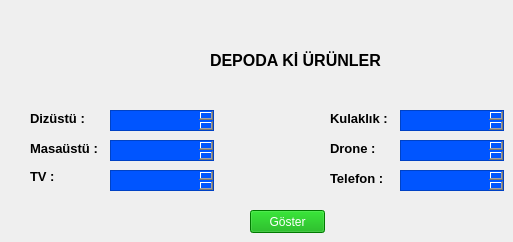
   <widget class="QWidget" name="Depo_urunler_Tab">
    <attribute name="title">
     <string>Depo Ürünler</string>
    </attribute>
    <widget class="QLabel" name="Depoda_ki_urunler_baslik">
     <property name="geometry">
      <rect>
       <x>210</x>
       <y>40</y>
       <width>181</width>
       <height>41</height>
      </rect>
     </property>
     <property name="font">
      <font>
       <pointsize>12</pointsize>
       <weight>75</weight>
       <bold>true</bold>
      </font>
     </property>
     <property name="text">
      <string>DEPODA Kİ ÜRÜNLER</string>
     </property>
    </widget>
    <widget class="QLabel" name="dizustu_label">
     <property name="geometry">
      <rect>
       <x>30</x>
       <y>110</y>
       <width>61</width>
       <height>16</height>
      </rect>
     </property>
     <property name="font">
      <font>
       <pointsize>10</pointsize>
       <weight>75</weight>
       <bold>true</bold>
      </font>
     </property>
     <property name="text">
      <string>Dizüstü :</string>
     </property>
    </widget>
    <widget class="QLabel" name="masaustu_label">
     <property name="geometry">
      <rect>
       <x>30</x>
       <y>140</y>
       <width>101</width>
       <height>16</height>
      </rect>
     </property>
     <property name="font">
      <font>
       <pointsize>10</pointsize>
       <weight>75</weight>
       <bold>true</bold>
      </font>
     </property>
     <property name="text">
      <string>Masaüstü : </string>
     </property>
    </widget>
    <widget class="QLabel" name="TV_label">
     <property name="geometry">
      <rect>
       <x>30</x>
       <y>170</y>
       <width>47</width>
       <height>13</height>
      </rect>
     </property>
     <property name="font">
      <font>
       <pointsize>10</pointsize>
       <weight>75</weight>
       <bold>true</bold>
      </font>
     </property>
     <property name="text">
      <string>TV : </string>
     </property>
    </widget>
    <widget class="QLabel" name="kulaklik_label">
     <property name="geometry">
      <rect>
       <x>330</x>
       <y>110</y>
       <width>61</width>
       <height>16</height>
      </rect>
     </property>
     <property name="font">
      <font>
       <pointsize>10</pointsize>
       <weight>75</weight>
       <bold>true</bold>
      </font>
     </property>
     <property name="text">
      <string>Kulaklık : </string>
     </property>
    </widget>
    <widget class="QLabel" name="drone_label">
     <property name="geometry">
      <rect>
       <x>330</x>
       <y>140</y>
       <width>61</width>
       <height>16</height>
      </rect>
     </property>
     <property name="font">
      <font>
       <pointsize>10</pointsize>
       <weight>75</weight>
       <bold>true</bold>
      </font>
     </property>
     <property name="text">
      <string>Drone : </string>
     </property>
    </widget>
    <widget class="QLabel" name="telefon_label">
     <property name="geometry">
      <rect>
       <x>330</x>
       <y>170</y>
       <width>61</width>
       <height>16</height>
      </rect>
     </property>
     <property name="font">
      <font>
       <pointsize>10</pointsize>
       <weight>75</weight>
       <bold>true</bold>
      </font>
     </property>
     <property name="text">
      <string>Telefon : </string>
     </property>
    </widget>
    <widget class="QPushButton" name="depodaki_urunler_goster_buton">
     <property name="geometry">
      <rect>
       <x>250</x>
       <y>210</y>
       <width>75</width>
       <height>23</height>
      </rect>
     </property>
     <property name="styleSheet">
      <string notr="true">background-color: rgb(0, 170, 0);
font: 87 8pt &quot;Arial Black&quot;;
color: rgb(255, 255, 255);</string>
     </property>
     <property name="text">
      <string>Göster</string>
     </property>
    </widget>
    <widget class="QTextEdit" name="depo_dizustu_text_edit">
     <property name="geometry">
      <rect>
       <x>110</x>
       <y>110</y>
       <width>104</width>
       <height>21</height>
      </rect>
     </property>
     <property name="font">
      <font>
       <family>MS Shell Dlg 2</family>
       <pointsize>8</pointsize>
       <weight>9</weight>
       <italic>false</italic>
       <bold>false</bold>
      </font>
     </property>
     <property name="styleSheet">
      <string notr="true">background-color: rgb(0, 85, 255);
font: 75 8pt &quot;MS Shell Dlg 2&quot;;
color: rgb(255, 255, 255);</string>
     </property>
     <property name="html">
      <string>&lt;!DOCTYPE HTML PUBLIC &quot;-//W3C//DTD HTML 4.0//EN&quot; &quot;http://www.w3.org/TR/REC-html40/strict.dtd&quot;&gt;
&lt;html&gt;&lt;head&gt;&lt;meta name=&quot;qrichtext&quot; content=&quot;1&quot; /&gt;&lt;style type=&quot;text/css&quot;&gt;
p, li { white-space: pre-wrap; }
&lt;/style&gt;&lt;/head&gt;&lt;body style=&quot; font-family:'MS Shell Dlg 2'; font-size:8pt; font-weight:72; font-style:normal;&quot;&gt;
&lt;p style=&quot;-qt-paragraph-type:empty; margin-top:0px; margin-bottom:0px; margin-left:0px; margin-right:0px; -qt-block-indent:0; text-indent:0px; font-size:8.25pt; font-weight:600;&quot;&gt;&lt;br /&gt;&lt;/p&gt;&lt;/body&gt;&lt;/html&gt;</string>
     </property>
    </widget>
    <widget class="QTextEdit" name="depo_masaustu_text_edit">
     <property name="geometry">
      <rect>
       <x>110</x>
       <y>140</y>
       <width>104</width>
       <height>21</height>
      </rect>
     </property>
     <property name="font">
      <font>
       <family>MS Shell Dlg 2</family>
       <pointsize>8</pointsize>
       <weight>9</weight>
       <italic>false</italic>
       <bold>false</bold>
      </font>
     </property>
     <property name="styleSheet">
      <string notr="true">background-color: rgb(0, 85, 255);
font: 75 8pt &quot;MS Shell Dlg 2&quot;;
color: rgb(255, 255, 255);</string>
     </property>
     <property name="html">
      <string>&lt;!DOCTYPE HTML PUBLIC &quot;-//W3C//DTD HTML 4.0//EN&quot; &quot;http://www.w3.org/TR/REC-html40/strict.dtd&quot;&gt;
&lt;html&gt;&lt;head&gt;&lt;meta name=&quot;qrichtext&quot; content=&quot;1&quot; /&gt;&lt;style type=&quot;text/css&quot;&gt;
p, li { white-space: pre-wrap; }
&lt;/style&gt;&lt;/head&gt;&lt;body style=&quot; font-family:'MS Shell Dlg 2'; font-size:8pt; font-weight:72; font-style:normal;&quot;&gt;
&lt;p style=&quot;-qt-paragraph-type:empty; margin-top:0px; margin-bottom:0px; margin-left:0px; margin-right:0px; -qt-block-indent:0; text-indent:0px; font-size:8.25pt; font-weight:600;&quot;&gt;&lt;br /&gt;&lt;/p&gt;&lt;/body&gt;&lt;/html&gt;</string>
     </property>
    </widget>
    <widget class="QTextEdit" name="depo_tv_text_edit">
     <property name="geometry">
      <rect>
       <x>110</x>
       <y>170</y>
       <width>104</width>
       <height>21</height>
      </rect>
     </property>
     <property name="font">
      <font>
       <family>MS Shell Dlg 2</family>
       <pointsize>8</pointsize>
       <weight>9</weight>
       <italic>false</italic>
       <bold>false</bold>
      </font>
     </property>
     <property name="styleSheet">
      <string notr="true">background-color: rgb(0, 85, 255);
font: 75 8pt &quot;MS Shell Dlg 2&quot;;
color: rgb(255, 255, 255);</string>
     </property>
     <property name="inputMethodHints">
      <set>Qt::ImhDate|Qt::ImhDialableCharactersOnly|Qt::ImhDigitsOnly|Qt::ImhEmailCharactersOnly|Qt::ImhExclusiveInputMask|Qt::ImhFormattedNumbersOnly|Qt::ImhHiddenText|Qt::ImhLatinOnly|Qt::ImhLowercaseOnly|Qt::ImhMultiLine|Qt::ImhNoAutoUppercase|Qt::ImhNoEditMenu|Qt::ImhNoPredictiveText|Qt::ImhNoTextHandles|Qt::ImhPreferLatin|Qt::ImhPreferLowercase|Qt::ImhPreferNumbers|Qt::ImhPreferUppercase|Qt::ImhSensitiveData|Qt::ImhTime|Qt::ImhUppercaseOnly|Qt::ImhUrlCharactersOnly</set>
     </property>
     <property name="html">
      <string>&lt;!DOCTYPE HTML PUBLIC &quot;-//W3C//DTD HTML 4.0//EN&quot; &quot;http://www.w3.org/TR/REC-html40/strict.dtd&quot;&gt;
&lt;html&gt;&lt;head&gt;&lt;meta name=&quot;qrichtext&quot; content=&quot;1&quot; /&gt;&lt;style type=&quot;text/css&quot;&gt;
p, li { white-space: pre-wrap; }
&lt;/style&gt;&lt;/head&gt;&lt;body style=&quot; font-family:'MS Shell Dlg 2'; font-size:8pt; font-weight:72; font-style:normal;&quot;&gt;
&lt;p style=&quot;-qt-paragraph-type:empty; margin-top:0px; margin-bottom:0px; margin-left:0px; margin-right:0px; -qt-block-indent:0; text-indent:0px; font-size:8.25pt; font-weight:600;&quot;&gt;&lt;br /&gt;&lt;/p&gt;&lt;/body&gt;&lt;/html&gt;</string>
     </property>
    </widget>
    <widget class="QTextEdit" name="depo_kulaklik_text_edit">
     <property name="geometry">
      <rect>
       <x>400</x>
       <y>110</y>
       <width>104</width>
       <height>21</height>
      </rect>
     </property>
     <property name="font">
      <font>
       <family>MS Shell Dlg 2</family>
       <pointsize>8</pointsize>
       <weight>9</weight>
       <italic>false</italic>
       <bold>false</bold>
      </font>
     </property>
     <property name="styleSheet">
      <string notr="true">background-color: rgb(0, 85, 255);
font: 75 8pt &quot;MS Shell Dlg 2&quot;;
color: rgb(255, 255, 255);</string>
     </property>
     <property name="html">
      <string>&lt;!DOCTYPE HTML PUBLIC &quot;-//W3C//DTD HTML 4.0//EN&quot; &quot;http://www.w3.org/TR/REC-html40/strict.dtd&quot;&gt;
&lt;html&gt;&lt;head&gt;&lt;meta name=&quot;qrichtext&quot; content=&quot;1&quot; /&gt;&lt;style type=&quot;text/css&quot;&gt;
p, li { white-space: pre-wrap; }
&lt;/style&gt;&lt;/head&gt;&lt;body style=&quot; font-family:'MS Shell Dlg 2'; font-size:8pt; font-weight:72; font-style:normal;&quot;&gt;
&lt;p style=&quot;-qt-paragraph-type:empty; margin-top:0px; margin-bottom:0px; margin-left:0px; margin-right:0px; -qt-block-indent:0; text-indent:0px; font-size:8.25pt; font-weight:600;&quot;&gt;&lt;br /&gt;&lt;/p&gt;&lt;/body&gt;&lt;/html&gt;</string>
     </property>
    </widget>
    <widget class="QTextEdit" name="depo_drone_text_edit">
     <property name="geometry">
      <rect>
       <x>400</x>
       <y>140</y>
       <width>104</width>
       <height>21</height>
      </rect>
     </property>
     <property name="font">
      <font>
       <family>MS Shell Dlg 2</family>
       <pointsize>8</pointsize>
       <weight>9</weight>
       <italic>false</italic>
       <bold>false</bold>
      </font>
     </property>
     <property name="styleSheet">
      <string notr="true">background-color: rgb(0, 85, 255);
font: 75 8pt &quot;MS Shell Dlg 2&quot;;
color: rgb(255, 255, 255);</string>
     </property>
     <property name="html">
      <string>&lt;!DOCTYPE HTML PUBLIC &quot;-//W3C//DTD HTML 4.0//EN&quot; &quot;http://www.w3.org/TR/REC-html40/strict.dtd&quot;&gt;
&lt;html&gt;&lt;head&gt;&lt;meta name=&quot;qrichtext&quot; content=&quot;1&quot; /&gt;&lt;style type=&quot;text/css&quot;&gt;
p, li { white-space: pre-wrap; }
&lt;/style&gt;&lt;/head&gt;&lt;body style=&quot; font-family:'MS Shell Dlg 2'; font-size:8pt; font-weight:72; font-style:normal;&quot;&gt;
&lt;p style=&quot;-qt-paragraph-type:empty; margin-top:0px; margin-bottom:0px; margin-left:0px; margin-right:0px; -qt-block-indent:0; text-indent:0px; font-size:8.25pt; font-weight:600;&quot;&gt;&lt;br /&gt;&lt;/p&gt;&lt;/body&gt;&lt;/html&gt;</string>
     </property>
    </widget>
    <widget class="QTextEdit" name="depo_telefon_text_edit">
     <property name="geometry">
      <rect>
       <x>400</x>
       <y>170</y>
       <width>104</width>
       <height>21</height>
      </rect>
     </property>
     <property name="font">
      <font>
       <family>MS Shell Dlg 2</family>
       <pointsize>8</pointsize>
       <weight>9</weight>
       <italic>false</italic>
       <bold>false</bold>
      </font>
     </property>
     <property name="styleSheet">
      <string notr="true">background-color: rgb(0, 85, 255);
font: 75 8pt &quot;MS Shell Dlg 2&quot;;
color: rgb(255, 255, 255);</string>
     </property>
     <property name="html">
      <string>&lt;!DOCTYPE HTML PUBLIC &quot;-//W3C//DTD HTML 4.0//EN&quot; &quot;http://www.w3.org/TR/REC-html40/strict.dtd&quot;&gt;
&lt;html&gt;&lt;head&gt;&lt;meta name=&quot;qrichtext&quot; content=&quot;1&quot; /&gt;&lt;style type=&quot;text/css&quot;&gt;
p, li { white-space: pre-wrap; }
&lt;/style&gt;&lt;/head&gt;&lt;body style=&quot; font-family:'MS Shell Dlg 2'; font-size:8pt; font-weight:72; font-style:normal;&quot;&gt;
&lt;p style=&quot;-qt-paragraph-type:empty; margin-top:0px; margin-bottom:0px; margin-left:0px; margin-right:0px; -qt-block-indent:0; text-indent:0px; font-size:8.25pt; font-weight:600;&quot;&gt;&lt;br /&gt;&lt;/p&gt;&lt;/body&gt;&lt;/html&gt;</string>
     </property>
    </widget>
   </widget>
